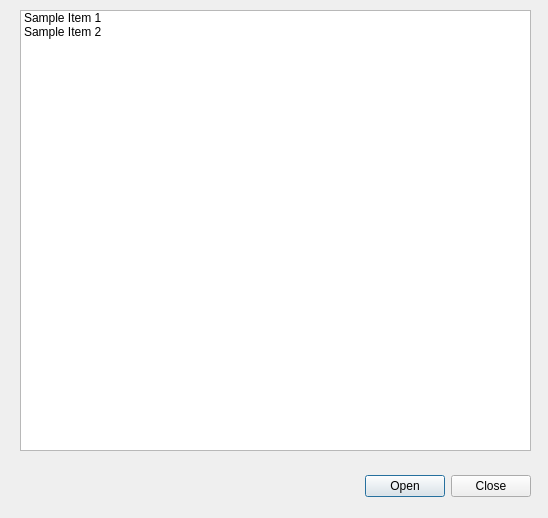
<?xml version="1.0" encoding="UTF-8"?>
<ui version="4.0">
 <class>Dialog</class>
 <widget class="QDialog" name="Dialog">
  <property name="geometry">
   <rect>
    <x>0</x>
    <y>0</y>
    <width>548</width>
    <height>518</height>
   </rect>
  </property>
  <property name="windowTitle">
   <string>Dialog</string>
  </property>
  <widget class="QDialogButtonBox" name="buttonBox">
   <property name="geometry">
    <rect>
     <x>190</x>
     <y>470</y>
     <width>341</width>
     <height>32</height>
    </rect>
   </property>
   <property name="orientation">
    <enum>Qt::Horizontal</enum>
   </property>
   <property name="standardButtons">
    <set>QDialogButtonBox::Close|QDialogButtonBox::Open</set>
   </property>
  </widget>
  <widget class="QListWidget" name="listWidget">
   <property name="geometry">
    <rect>
     <x>20</x>
     <y>10</y>
     <width>511</width>
     <height>441</height>
    </rect>
   </property>
   <item>
    <property name="text">
     <string>Sample Item 1</string>
    </property>
   </item>
   <item>
    <property name="text">
     <string>Sample Item 2</string>
    </property>
   </item>
  </widget>
 </widget>
 <resources/>
 <connections>
  <connection>
   <sender>buttonBox</sender>
   <signal>accepted()</signal>
   <receiver>Dialog</receiver>
   <slot>accept()</slot>
   <hints>
    <hint type="sourcelabel">
     <x>248</x>
     <y>254</y>
    </hint>
    <hint type="destinationlabel">
     <x>157</x>
     <y>274</y>
    </hint>
   </hints>
  </connection>
  <connection>
   <sender>buttonBox</sender>
   <signal>rejected()</signal>
   <receiver>Dialog</receiver>
   <slot>reject()</slot>
   <hints>
    <hint type="sourcelabel">
     <x>316</x>
     <y>260</y>
    </hint>
    <hint type="destinationlabel">
     <x>286</x>
     <y>274</y>
    </hint>
   </hints>
  </connection>
 </connections>
</ui>
